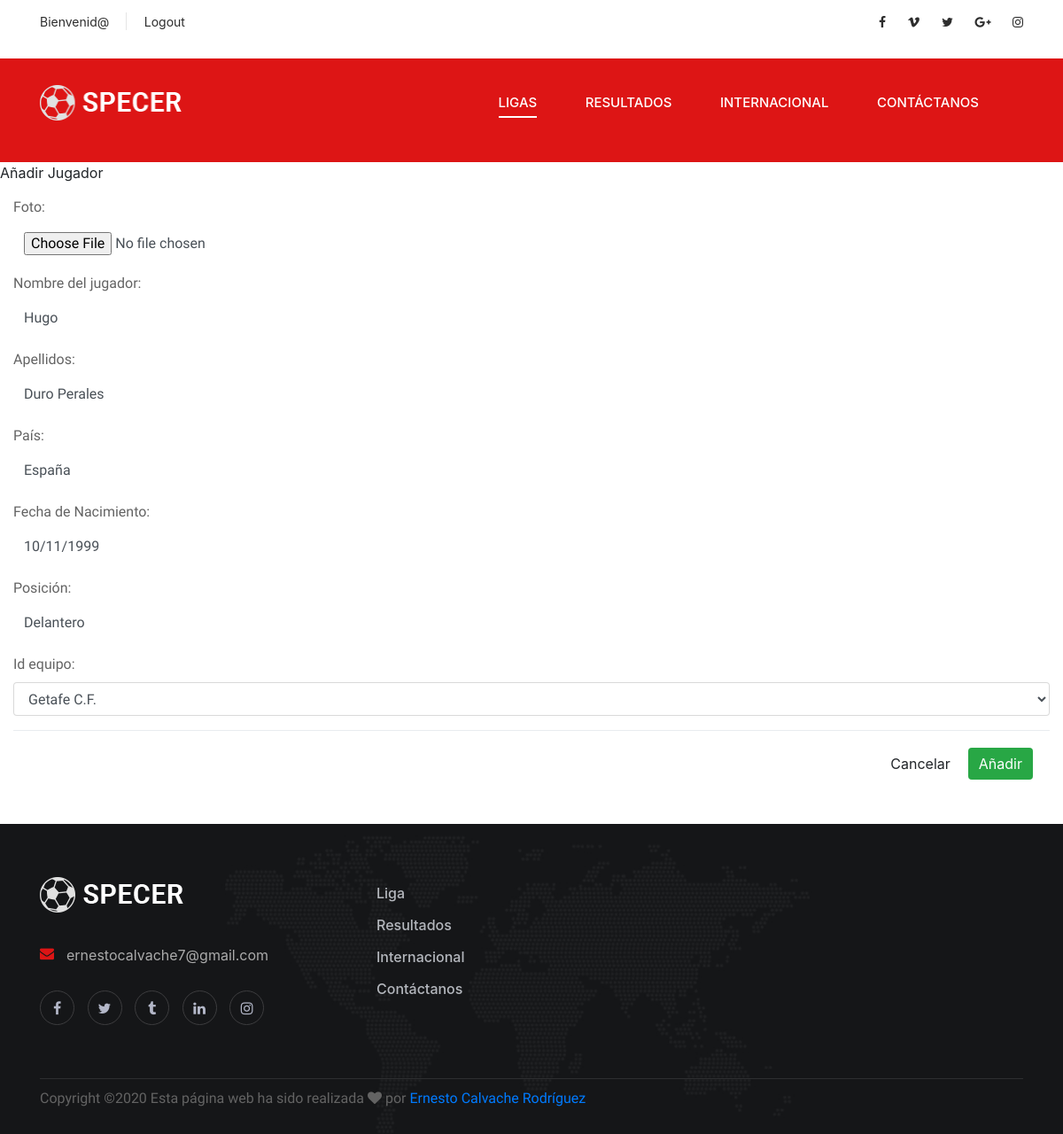
The page /campeonato/editJugador/10 on the database its author committed.
### campeonato/models.py (models this page shows, shortened)
class Jugador(models.Model):
    foto = models.ImageField(blank = True, upload_to = "media")
    nombre = models.CharField(max_length=40)
    apellidos = models.CharField(max_length=100)
    pais = models.CharField(max_length=40)
    f_nacimiento = models.DateField()
    posicion = models.CharField(max_length=40)
    id_equipo = models.ForeignKey(Equipo, on_delete=models.SET_NULL, null=True, blank=True)
    class Meta:
        verbose_name="jugador"
        verbose_name_plural="jugadores"

class Equipo(models.Model):
    foto = models.ImageField(blank = True, upload_to = "media")
    nombre = models.CharField(max_length=40)
    presupuesto = models.IntegerField()
    presidente = models.CharField(max_length=40)
    estadio = models.CharField(max_length=40)
    titulos = models.IntegerField()
    id_liga = models.ForeignKey(Liga, on_delete=models.SET_NULL, null=True, blank=True)
    puntos = models.IntegerField(default = 0, null=True, blank=True)
    jugados = models.IntegerField(default = 0, null=True, blank=True)
    ganados = models.IntegerField(default = 0, null=True, blank=True)
    empatados = models.IntegerField(default = 0, null=True, blank=True)
    perdidos = models.IntegerField(default = 0, null=True, blank=True)
    goles_a_favor = models.IntegerField(default = 0, null=True, blank=True)
    goles_en_contra = models.IntegerField(default = 0, null=True, blank=True)
    class Meta:
        verbose_name="equipo"
        verbose_name_plural="equipos"
        ordering = ['-puntos']
    def __str__(self):
        return self.nombre

### campeonato/views.py (the view)
# urls.py: path('editJugador/<int:pk>', EditJugador.as_view(), name='editJugador'),
class EditJugador(UpdateView):
    model = Jugador
    form_class= JugadorForm
    template_name = 'crud/addJugador.html'
    success_url = reverse_lazy('campeonato:index')

### campeonato/templates/crud/addJugador.html (shortened to what this page needs)
{% extends "index.html" %}
{% load static %}
{% block body %}
<body>
	<div> Añadir Jugador</div>
    <form class="form-group" method="POST" action="" enctype="multipart/form-data">
        <div class="modal-body">
            {{ form.as_p }}
            <div class="modal-footer">
                <input type="button" class="btn btn-default" data-dismiss="modal" value="Cancelar" href="../">
                <input type="submit" class="btn btn-success" value="Añadir">
            </div>
        </div>
    </form>
</body>
{% endblock body %}

### static/css/style.css (style rules this page uses)
html, body { height: 100%; font-family: "Roboto", sans-serif; -webkit-font-smoothing: antialiased; font-smoothing: antialiased; }
p { font-size: 16px; font-family: "Roboto", sans-serif; color: #636363; font-weight: 400; line-height: 24px; margin: 0 0 15px 0; }

### static/css/maintabla.css (style rules this page uses)
* { margin: 0px; padding: 0px; box-sizing: border-box; }
body, html { height: 100%; font-family: sans-serif; }
p { margin: 0px; }
input { display: block; outline: none; border: none !important; }

### rows shown on the page
Jugador: nombre "Hugo", apellidos "Duro Perales", pais "España", f_nacimiento "10/11/1999", posicion "Delantero", id_equipo "Getafe C.F."
